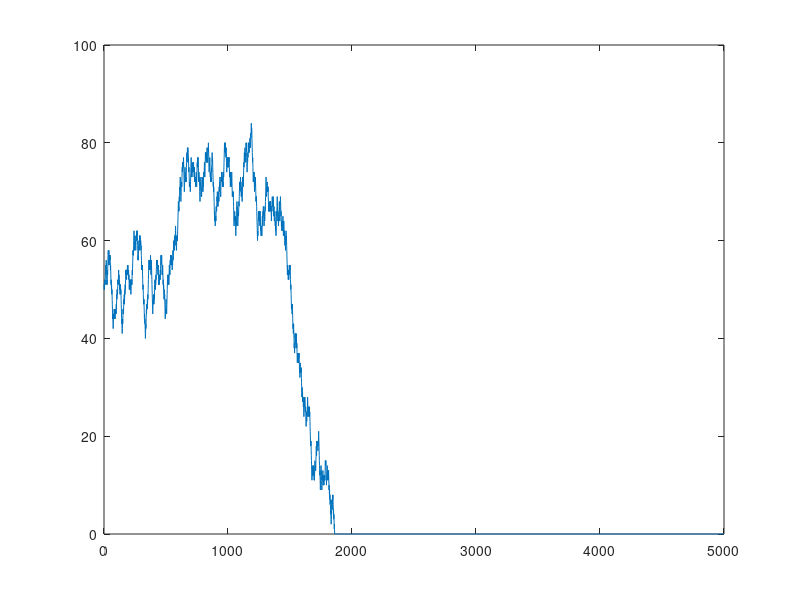

Here is the MATLAB script that generated this plot:
whenhome = 1;
home=50;
time=0;
y = zeros(1,5000);
while whenhome == 1
    x=randi(2);
    time = time + 1;
    if x == 1
        home = home + 1;
        y(1,time)=home;
        disp(home)
    else
        home = home - 1;
        y(1,time)=home;
        disp(home)
    end
    if home == 0 | home == 100
        whenhome = 0;
    end

end
plot(y)
disp("steps:")
disp(time);
disp("position:")
disp(home);